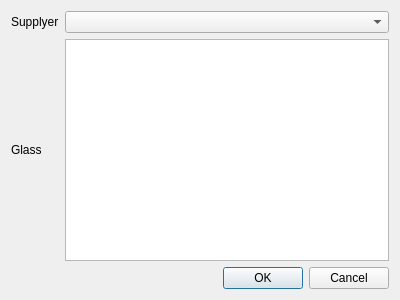
<?xml version="1.0" encoding="UTF-8"?>
<ui version="4.0">
 <class>GlassSelectionDlg</class>
 <widget class="QDialog" name="GlassSelectionDlg">
  <property name="geometry">
   <rect>
    <x>0</x>
    <y>0</y>
    <width>400</width>
    <height>300</height>
   </rect>
  </property>
  <property name="windowTitle">
   <string>Dialog</string>
  </property>
  <layout class="QGridLayout" name="gridLayout">
   <item row="3" column="1">
    <widget class="QDialogButtonBox" name="buttonBox">
     <property name="orientation">
      <enum>Qt::Horizontal</enum>
     </property>
     <property name="standardButtons">
      <set>QDialogButtonBox::Cancel|QDialogButtonBox::Ok</set>
     </property>
    </widget>
   </item>
   <item row="0" column="1">
    <widget class="QComboBox" name="comboBox_Supplyer"/>
   </item>
   <item row="0" column="0">
    <widget class="QLabel" name="label">
     <property name="text">
      <string>Supplyer</string>
     </property>
    </widget>
   </item>
   <item row="2" column="0">
    <widget class="QLabel" name="label_2">
     <property name="text">
      <string>Glass</string>
     </property>
    </widget>
   </item>
   <item row="2" column="1">
    <widget class="QListWidget" name="listWidget_Glass"/>
   </item>
  </layout>
 </widget>
 <resources/>
 <connections>
  <connection>
   <sender>buttonBox</sender>
   <signal>accepted()</signal>
   <receiver>GlassSelectionDlg</receiver>
   <slot>accept()</slot>
   <hints>
    <hint type="sourcelabel">
     <x>248</x>
     <y>254</y>
    </hint>
    <hint type="destinationlabel">
     <x>157</x>
     <y>274</y>
    </hint>
   </hints>
  </connection>
  <connection>
   <sender>buttonBox</sender>
   <signal>rejected()</signal>
   <receiver>GlassSelectionDlg</receiver>
   <slot>reject()</slot>
   <hints>
    <hint type="sourcelabel">
     <x>316</x>
     <y>260</y>
    </hint>
    <hint type="destinationlabel">
     <x>286</x>
     <y>274</y>
    </hint>
   </hints>
  </connection>
 </connections>
</ui>
